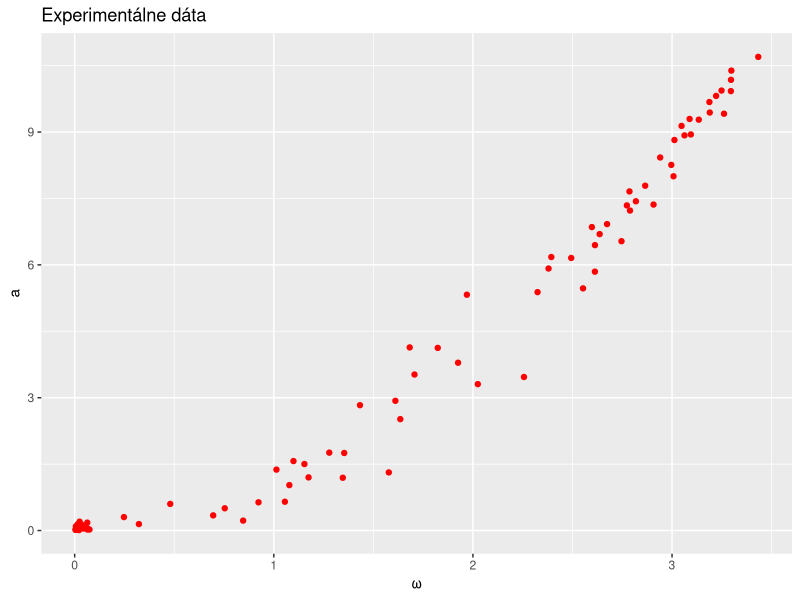
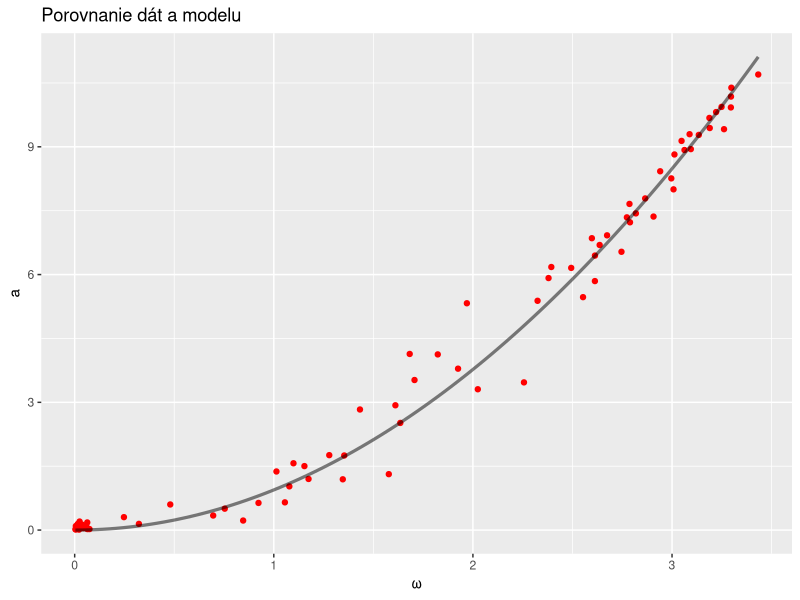

R code for these plots, in order:
## ---- chunk 1
library(readxl)
library(ggplot2)
library(dplyr)
## ---- chunk 2
data <- read_excel("data.xls")
colnames(data) <- c("time", "omega", "a")

omega <- data$`omega`
a <- data$`a`
time <- data$`time`
## ---- chunk 3
omega2 <- omega^2

model <- lm(a ~ 0 + omega2, data = data)

r <- coef(model)[1]
## ---- chunk 4
#| label: tbl-data
#| tbl-cap: "Namerané hodnoty"
data %>%
  select(time, omega, a) %>%
  mutate(
    omega = round(omega, 2),
    a = round(a, 2)
  )
## ---- chunk 5
#| label: fig-data
#| fig-cap: "Experimentálne dáta"
ggplot(data, aes(x = omega, y = a)) +
  geom_point(color = "red") +
  labs(
    title = "Experimentálne dáta",
    x = "ω",
    y = "a"
  )
## ---- chunk 6
#| label: fig-combined
#| fig-cap: "Porovnanie dát a modelu"
ggplot(data, aes(x = omega, y = a)) +
  geom_point(color = "red", ) +
  stat_function(fun = function(x) r*x^2,
                color = "black",
                alpha = 0.5,
                linewidth = 1.1) +
  labs(
    title = "Porovnanie dát a modelu",
    x = "ω",
    y = "a"
  )
